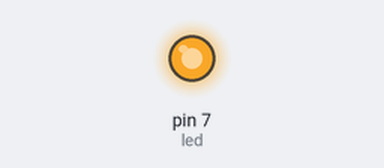
The sketch below on a simulated Arduino Uno, built with avr-gcc and run on an emulated ATmega328P. Parts: output pins drawn as LEDs (lit = HIGH).

Above: at 0.05 s.
At 0.35 s:
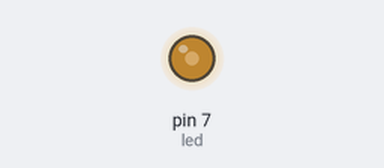
At 0.45 s:
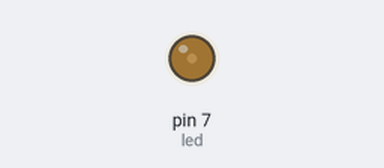
At 0.9 s:
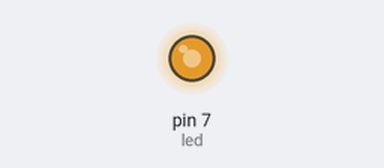
Timing chart, 0 to 3.0 s (numbered marks = the images above):
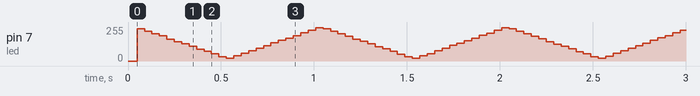

The sketch:

challenge_PWM.ino
```cpp
const int led = 7;

int pwm_period = 10000;
int pwm_duty   = 50;

void set_period(int period) {
  pwm_period = constrain(period, 100, 10000);
}

void set_duty(int duty) {
  pwm_duty = constrain(duty, 0, 100);
}

void pwm_output() {
  int on_time = (long)pwm_period * pwm_duty / 100;
  int off_time = pwm_period - on_time;

  if (on_time > 0) {
    digitalWrite(led, LOW);
    delayMicroseconds(on_time);
  }
  if (off_time > 0) {
    digitalWrite(led, HIGH);
    delayMicroseconds(off_time);
  }
}

void setup() {
  pinMode(led, OUTPUT);
  set_period(2000);
  set_duty(30);
}

void loop() {
  unsigned long t = millis() % (1000UL);

  int duty;
  if (t < 500){
    duty = t * 100UL / 500;
  }
  else{
    duty = (1000UL - t) * 100UL / 500;
  }

  set_duty(duty);
  pwm_output();
}
```
